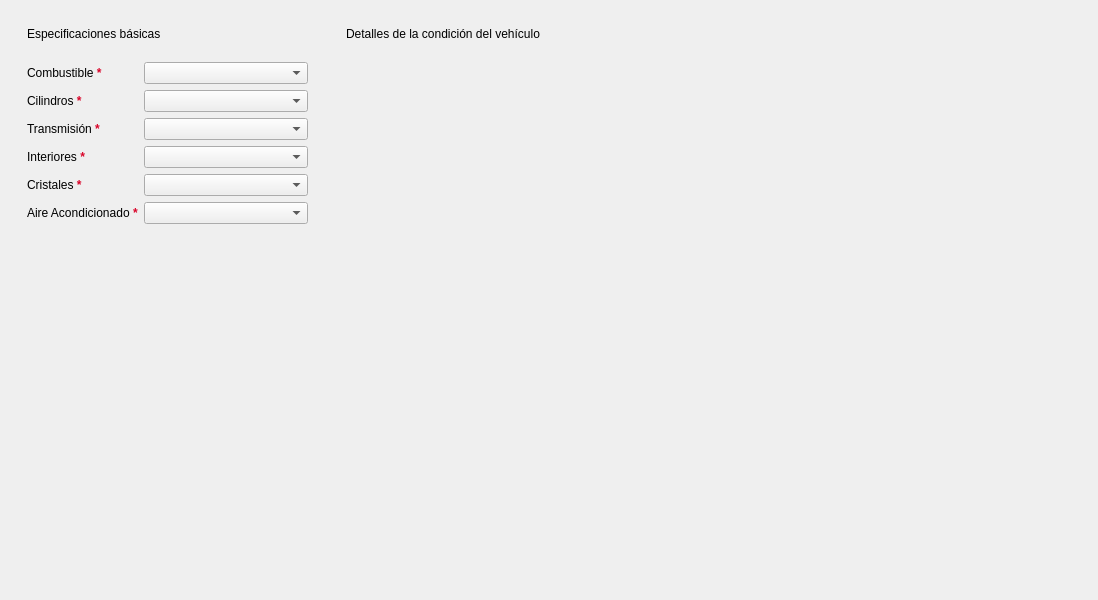
<?xml version="1.0" encoding="UTF-8"?>
<ui version="4.0">
 <class>VehicleConditionsView</class>
 <widget class="QWidget" name="VehicleConditionsView">
  <property name="geometry">
   <rect>
    <x>0</x>
    <y>0</y>
    <width>1098</width>
    <height>600</height>
   </rect>
  </property>
  <layout class="QHBoxLayout" name="conditionsLayout" stretch="0,1">
   <item>
    <widget class="QFrame" name="specsCard">
     <layout class="QVBoxLayout" name="specsCardLayout">
      <property name="leftMargin">
       <number>16</number>
      </property>
      <property name="topMargin">
       <number>16</number>
      </property>
      <property name="rightMargin">
       <number>16</number>
      </property>
      <property name="bottomMargin">
       <number>16</number>
      </property>
      <item>
       <widget class="QLabel" name="specsTitle">
        <property name="text">
         <string>Especificaciones básicas</string>
        </property>
        <property name="class" stdset="0">
         <string notr="true">h3</string>
        </property>
       </widget>
      </item>
      <item>
       <spacer name="specsTitleSpacer">
        <property name="orientation">
         <enum>Qt::Orientation::Vertical</enum>
        </property>
        <property name="sizeType">
         <enum>QSizePolicy::Policy::Fixed</enum>
        </property>
        <property name="sizeHint" stdset="0">
         <size>
          <width>0</width>
          <height>15</height>
         </size>
        </property>
       </spacer>
      </item>
      <item>
       <layout class="QFormLayout" name="specsForm">
        <item row="0" column="0">
         <widget class="QLabel" name="fuelTypeLabel">
          <property name="text">
           <string>Combustible &lt;span style='color: #D90429; font-weight: bold;'&gt;*&lt;/span&gt;</string>
          </property>
          <property name="buddy">
           <cstring>fuelTypeCombo</cstring>
          </property>
         </widget>
        </item>
        <item row="0" column="1">
         <widget class="QComboBox" name="fuelTypeCombo">
          <property name="currentIndex">
           <number>-1</number>
          </property>
          <property name="placeholderText">
           <string>Seleccione una opción...</string>
          </property>
          <property name="field" stdset="0">
           <string notr="true">conditions.fuelType</string>
          </property>
         </widget>
        </item>
        <item row="1" column="0">
         <widget class="QLabel" name="cylindersLabel">
          <property name="text">
           <string>Cilindros &lt;span style='color: #D90429; font-weight: bold;'&gt;*&lt;/span&gt;</string>
          </property>
          <property name="buddy">
           <cstring>cylindersCombo</cstring>
          </property>
         </widget>
        </item>
        <item row="1" column="1">
         <widget class="QComboBox" name="cylindersCombo">
          <property name="currentIndex">
           <number>-1</number>
          </property>
          <property name="placeholderText">
           <string>Seleccione una opción...</string>
          </property>
          <property name="field" stdset="0">
           <string notr="true">conditions.cylinders</string>
          </property>
          <item>
           <property name="text">
            <string notr="true">3</string>
           </property>
          </item>
          <item>
           <property name="text">
            <string notr="true">4</string>
           </property>
          </item>
          <item>
           <property name="text">
            <string notr="true">5</string>
           </property>
          </item>
          <item>
           <property name="text">
            <string notr="true">6</string>
           </property>
          </item>
          <item>
           <property name="text">
            <string notr="true">8</string>
           </property>
          </item>
         </widget>
        </item>
        <item row="2" column="0">
         <widget class="QLabel" name="transmissionLabel">
          <property name="text">
           <string>Transmisión &lt;span style='color: #D90429; font-weight: bold;'&gt;*&lt;/span&gt;</string>
          </property>
          <property name="buddy">
           <cstring>transmissionCombo</cstring>
          </property>
         </widget>
        </item>
        <item row="2" column="1">
         <widget class="QComboBox" name="transmissionCombo">
          <property name="currentIndex">
           <number>-1</number>
          </property>
          <property name="placeholderText">
           <string>Seleccione una opción...</string>
          </property>
          <property name="field" stdset="0">
           <string notr="true">conditions.transmission</string>
          </property>
         </widget>
        </item>
        <item row="3" column="0">
         <widget class="QLabel" name="interiorMaterialLabel">
          <property name="text">
           <string>Interiores &lt;span style='color: #D90429; font-weight: bold;'&gt;*&lt;/span&gt;</string>
          </property>
          <property name="buddy">
           <cstring>interiorMaterialCombo</cstring>
          </property>
         </widget>
        </item>
        <item row="3" column="1">
         <widget class="QComboBox" name="interiorMaterialCombo">
          <property name="currentIndex">
           <number>-1</number>
          </property>
          <property name="placeholderText">
           <string>Seleccione una opción...</string>
          </property>
          <property name="field" stdset="0">
           <string notr="true">conditions.interiorMaterial</string>
          </property>
          <item>
           <property name="text">
            <string notr="true">Tela</string>
           </property>
          </item>
          <item>
           <property name="text">
            <string notr="true">Piel</string>
           </property>
          </item>
          <item>
           <property name="text">
            <string notr="true">Piel sintética</string>
           </property>
          </item>
         </widget>
        </item>
        <item row="4" column="0">
         <widget class="QLabel" name="windowRegulatorsLabel">
          <property name="text">
           <string>Cristales &lt;span style='color: #D90429; font-weight: bold;'&gt;*&lt;/span&gt;</string>
          </property>
          <property name="buddy">
           <cstring>windowRegulatorsCombo</cstring>
          </property>
         </widget>
        </item>
        <item row="4" column="1">
         <widget class="QComboBox" name="windowRegulatorsCombo">
          <property name="currentIndex">
           <number>-1</number>
          </property>
          <property name="placeholderText">
           <string>Seleccione una opción...</string>
          </property>
          <property name="field" stdset="0">
           <string notr="true">conditions.windowRegulators</string>
          </property>
         </widget>
        </item>
        <item row="5" column="0">
         <widget class="QLabel" name="airConditioningLabel">
          <property name="text">
           <string>Aire Acondicionado &lt;span style='color: #D90429; font-weight: bold;'&gt;*&lt;/span&gt;</string>
          </property>
          <property name="buddy">
           <cstring>airConditioningCombo</cstring>
          </property>
         </widget>
        </item>
        <item row="5" column="1">
         <widget class="QComboBox" name="airConditioningCombo">
          <property name="currentIndex">
           <number>-1</number>
          </property>
          <property name="placeholderText">
           <string>Seleccione una opción...</string>
          </property>
          <property name="field" stdset="0">
           <string notr="true">conditions.airConditioning</string>
          </property>
         </widget>
        </item>
       </layout>
      </item>
      <item>
       <spacer name="specsBottomSpacer">
        <property name="orientation">
         <enum>Qt::Orientation::Vertical</enum>
        </property>
        <property name="sizeHint" stdset="0">
         <size>
          <width>0</width>
          <height>0</height>
         </size>
        </property>
       </spacer>
      </item>
     </layout>
    </widget>
   </item>
   <item>
    <widget class="QFrame" name="checklistCard">
     <layout class="QVBoxLayout" name="checklistCardLayout" stretch="0,0,1">
      <property name="leftMargin">
       <number>16</number>
      </property>
      <property name="topMargin">
       <number>16</number>
      </property>
      <property name="rightMargin">
       <number>16</number>
      </property>
      <property name="bottomMargin">
       <number>16</number>
      </property>
      <item>
       <widget class="QLabel" name="checklistTitle">
        <property name="text">
         <string>Detalles de la condición del vehículo</string>
        </property>
        <property name="class" stdset="0">
         <string notr="true">h3</string>
        </property>
       </widget>
      </item>
      <item>
       <widget class="QLabel" name="checklistMessageLabel">
        <property name="wordWrap">
         <bool>true</bool>
        </property>
        <property name="class" stdset="0">
         <string notr="true">error-text</string>
        </property>
       </widget>
      </item>
      <item>
       <widget class="QScrollArea" name="checklistScrollArea">
        <property name="frameShape">
         <enum>QFrame::Shape::NoFrame</enum>
        </property>
        <property name="widgetResizable">
         <bool>true</bool>
        </property>
        <property name="field" stdset="0">
         <string notr="true">inspection</string>
        </property>
        <widget class="QWidget" name="checklistContent">
         <property name="geometry">
          <rect>
           <x>0</x>
           <y>0</y>
           <width>100</width>
           <height>30</height>
          </rect>
         </property>
         <layout class="QVBoxLayout" name="checklistLayout"/>
        </widget>
       </widget>
      </item>
     </layout>
    </widget>
   </item>
  </layout>
 </widget>
 <tabstops>
  <tabstop>fuelTypeCombo</tabstop>
  <tabstop>cylindersCombo</tabstop>
  <tabstop>transmissionCombo</tabstop>
  <tabstop>interiorMaterialCombo</tabstop>
  <tabstop>windowRegulatorsCombo</tabstop>
  <tabstop>airConditioningCombo</tabstop>
 </tabstops>
 <resources/>
 <connections/>
</ui>
